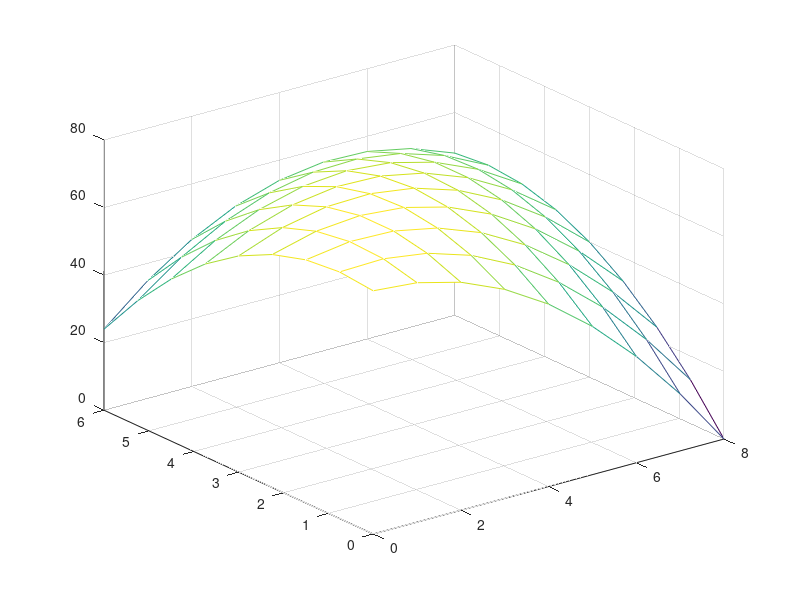

Write the MATLAB code that produced this figure.
clear;

%x = 0;
%y = 6;
%T = 2*x*y + 2*x - x^2 - 2*y^2 + 72

n = 8; % can only be an even number
x = 0:8/n:8;
y = 0:6/n:6;
for ix = 1:n+1
    for iy = 1:n+1
        T(ix,iy) = 2*x(ix)*y(iy) + 2*x(ix) - x(ix)^2 - 2*y(iy)^2 + 72;
    end;
end;    

mesh(x,y,T)

% integrating first along the x
for i = 1:n+1
    sum1 = 0;
    for j = 2:2:n
        sum1 = sum1 + T(j,i);
    end;
    sum2 = 0;
    for j = 3:2:n-1
        sum2 = sum2 + T(j,i);
    end;
    Tx(i) = 8*( T(1,i) + 4*sum1 + 2*sum2 + T(n+1,i) )/(3*n);
end;

% integrating along the y
sum3 = 0;
for j = 2:2:n
    sum3 = sum3 + Tx(j);
end;
sum4 = 0;
for j = 3:2:n-1
    sum4 = sum4 + Tx(j);
end;
I = 6*( Tx(1) + 4*sum3 + 2*sum4 + Tx(n+1) )/(3*n);
